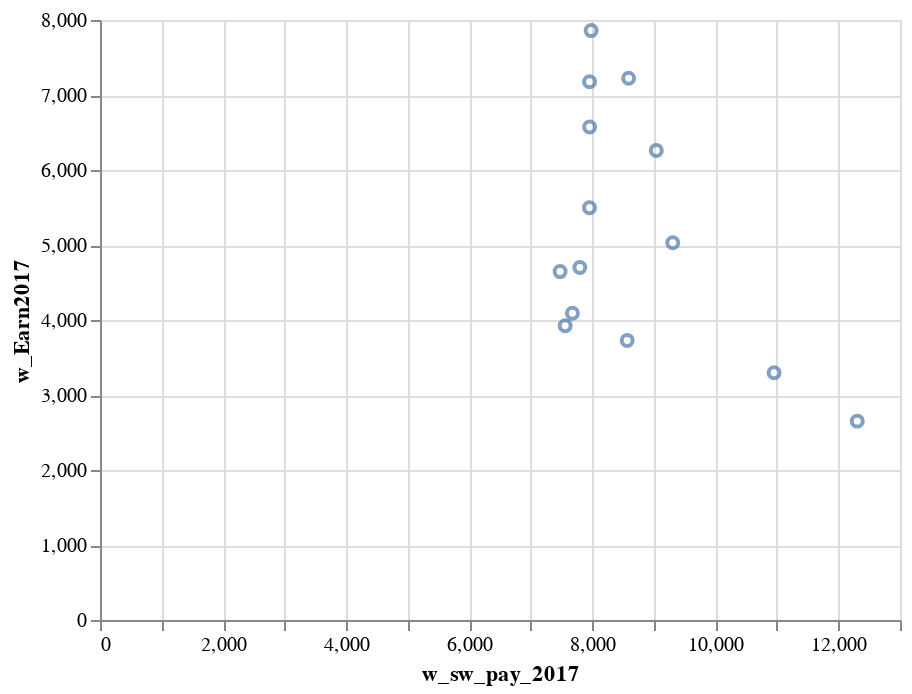

The code cell stored with this chart in its notebook:
### Code cell
alt.Chart(data).mark_point().encode(x="w_sw_pay_2017", y="w_Earn2017")

### Figure 1 — Vega-Lite specification as saved in the notebook (floating-point values rounded to 4 significant figures)
{"$schema": "https://vega.github.io/schema/vega-lite/v2.6.0.json", "config": {"view": {"height": 300, "width": 400}}, "data": {"name": "data-fef191e2f79ffedd33bd665a9eb9d62e"}, "datasets": {"data-fef191e2f79ffedd33bd665a9eb9d62e": [{"Group": 0, "clust_size": 117, "cluster": 0, "w_Earn2017": 4645.0, "w_sw_pay_2017": 7477.0}, {"Group": 0, "clust_size": 1007, "cluster": 1, "w_Earn2017": 4700.0, "w_sw_pay_2017": 7797.0}, {"Group": 0, "clust_size": 3498, "cluster": 2, "w_Earn2017": 2652.0, "w_sw_pay_2017": 12310.0}, {"Group": 0, "clust_size": 295, "cluster": 3, "w_Earn2017": 4090.0, "w_sw_pay_2017": 7677.0}, {"Group": 0, "clust_size": 206, "cluster": 4, "w_Earn2017": 3923.0, "w_sw_pay_2017": 7559.0}, {"Group": 0, "clust_size": 62, "cluster": 5, "w_Earn2017": 5497.0, "w_sw_pay_2017": 7954.0}, {"Group": 0, "clust_size": 339, "cluster": 6, "w_Earn2017": 3728, "w_sw_pay_2017": 8567.0}, {"Group": 1, "clust_size": 117, "cluster": 0, "w_Earn2017": 7177.0, "w_sw_pay_2017": 7956.0}, {"Group": 1, "clust_size": 1007, "cluster": 1, "w_Earn2017": 7224.0, "w_sw_pay_2017": 8590.0}, {"Group": 1, "clust_size": 3498, "cluster": 2, "w_Earn2017": 3297.0, "w_sw_pay_2017": 10950.0}, {"Group": 1, "clust_size": 295, "cluster": 3, "w_Earn2017": 6573.0, "w_sw_pay_2017": 7956.0}, {"Group": 1, "clust_size": 206, "cluster": 4, "w_Earn2017": 7859.0, "w_sw_pay_2017": 7981.0}, {"Group": 1, "clust_size": 62, "cluster": 5, "w_Earn2017": 6261.0, "w_sw_pay_2017": 9040.0}, {"Group": 1, "clust_size": 339, "cluster": 6, "w_Earn2017": 5031.0, "w_sw_pay_2017": 9307.0}]}, "encoding": {"x": {"field": "w_sw_pay_2017", "type": "quantitative"}, "y": {"field": "w_Earn2017", "type": "quantitative"}}, "mark": "point"}
